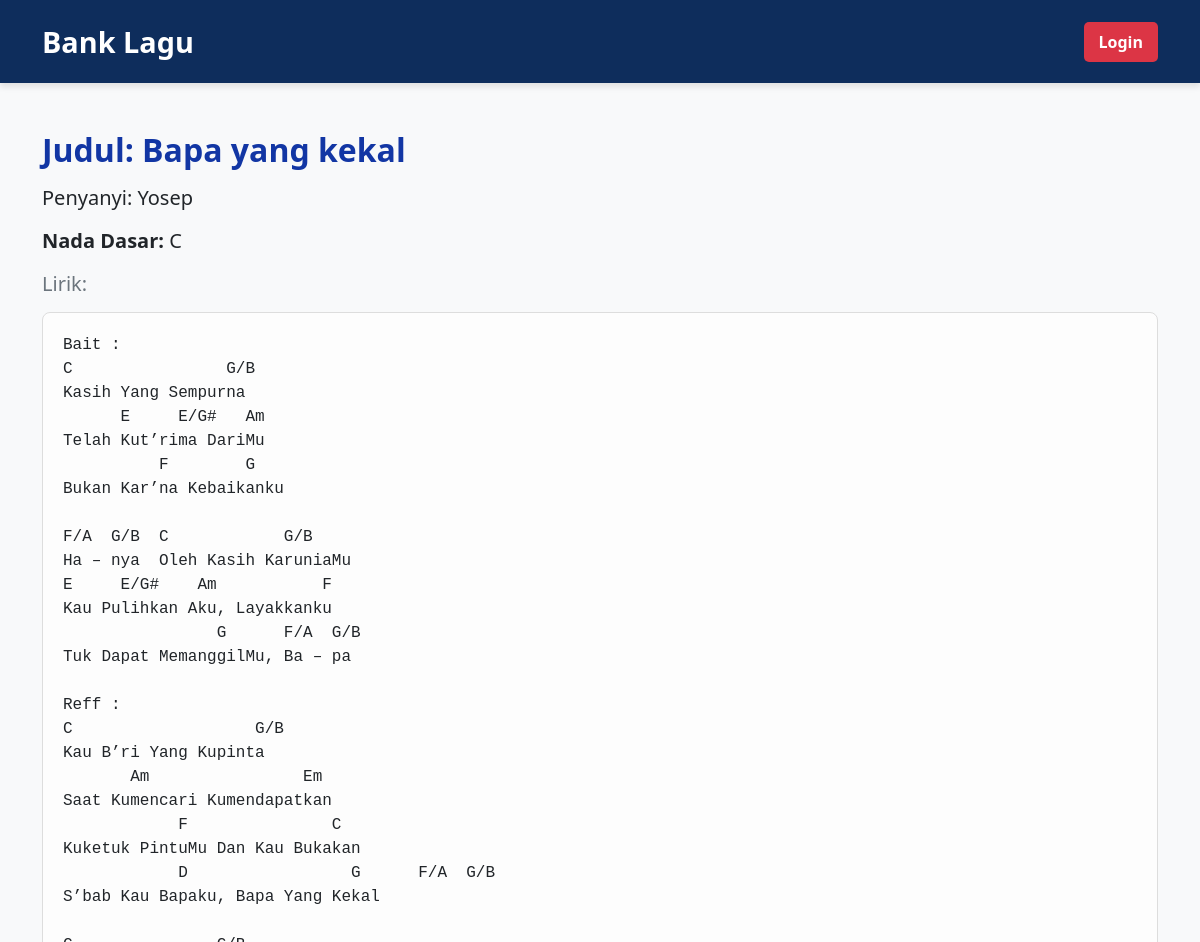
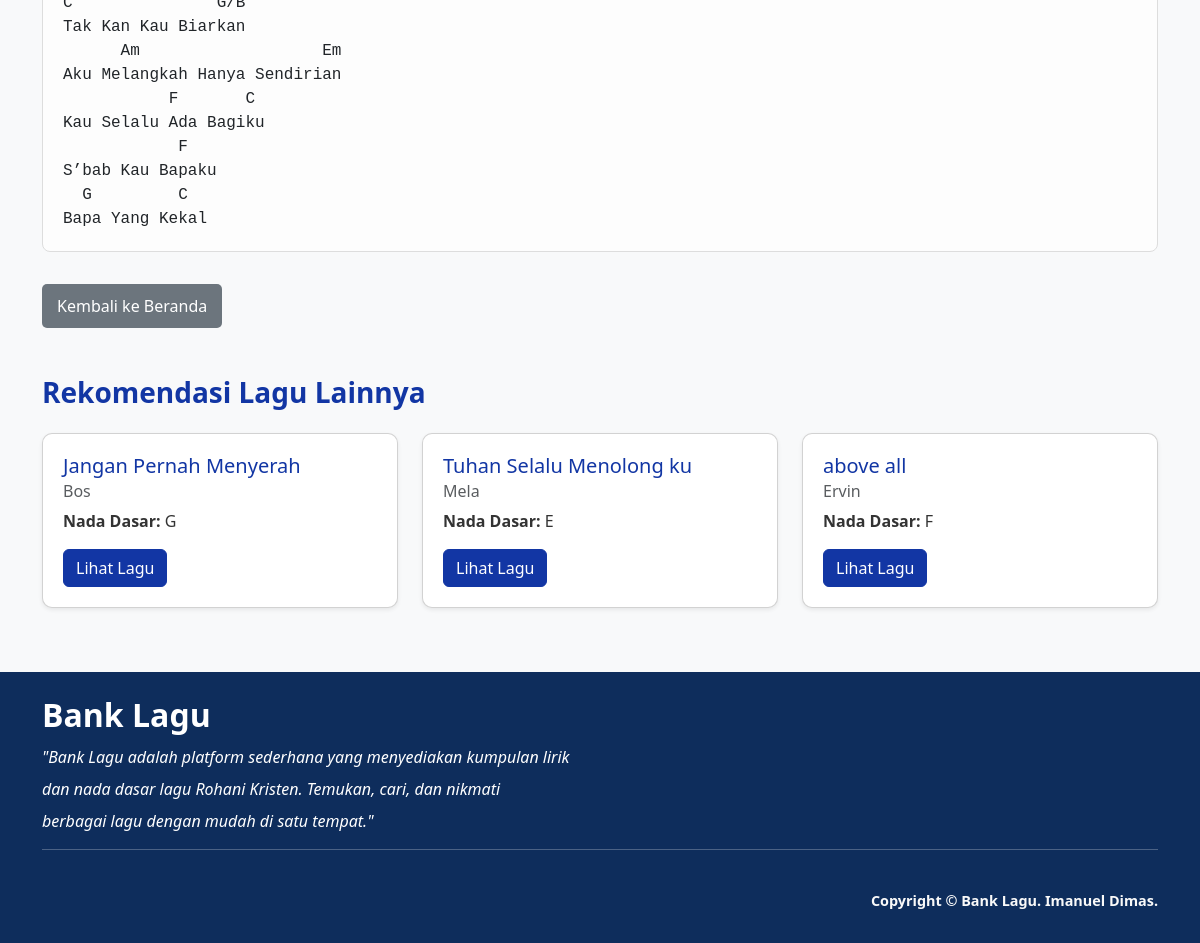
The page /lagu.php?id=18 on the database its author committed (2 pictures, top to bottom).
### tables this page shows
CREATE TABLE `lagu` (
  `id` int NOT NULL,
  `judul` varchar(100) NOT NULL,
  `penyanyi` varchar(100) NOT NULL,
  `lirik` text NOT NULL,
  `nada_dasar` varchar(20) NOT NULL,
  `created_at` timestamp NULL DEFAULT CURRENT_TIMESTAMP
);

### lagu.php (the view, shortened to what this page needs)
<?php
include './admin/koneksi.php';
if (isset($_GET['id'])) {
    $id = $_GET['id'];
    $query = "SELECT * FROM lagu WHERE id='$id'";
    $result = mysqli_query($conn, $query);
    $lagu = mysqli_fetch_assoc($result);
} else {
    echo "<div class='alert alert-danger'>ID lagu tidak ditemukan!</div>";
    exit();
}
$rekomendasi_query = "SELECT * FROM lagu WHERE id != '$id' LIMIT 3";
$rekomendasi_result = mysqli_query($conn, $rekomendasi_query);
?>
<!DOCTYPE html>
<html lang="en">
<head>
    <link href="https://cdn.jsdelivr.net/npm/bootstrap@5.3.0/dist/css/bootstrap.min.css" rel="stylesheet">
    <link rel="stylesheet" href="lagu.css">
</head>
<body>
<nav class="navbar navbar-expand-lg navbar-dark">
    <div class="container">
        <a class="navbar-brand" href="index.php">Bank Lagu</a>
        <div class="collapse navbar-collapse" id="navbarNav">
            <a href="./admin/admin_login.php" class="btn btn-danger">Login</a>
        </div>
    </div>
</nav>
<div class="container mt-5">
    <h2 class="mb-3 lagu-title">Judul: <?php echo htmlspecialchars($lagu['judul']); ?></h2>
    <h4 class="mb-3 lagu-info">Penyanyi: <?php echo htmlspecialchars($lagu['penyanyi']); ?></h4>
    <p class="mb-3 lagu-info"><strong>Nada Dasar:</strong> <?php echo htmlspecialchars($lagu['nada_dasar']); ?></p>
    <h5 class="mb-3 text-secondary">Lirik:</h5>
    <pre class="lirik-box"><?php echo htmlspecialchars($lagu['lirik']); ?></pre>
    <a href="index.php" class="btn btn-back mt-3">Kembali ke Beranda</a>
    <h3 class="mt-5 rekomendasi-title">Rekomendasi Lagu Lainnya</h3>
    <div class="row mt-4 rekomendasi-row">
    <?php while ($rekomendasi = mysqli_fetch_assoc($rekomendasi_result)) { ?>
        <div class="col-md-4 mb-3">
            <div class="card shadow-sm rekomendasi-card">
                <div class="card-body">
                    <h5 class="card-title"><?php echo htmlspecialchars($rekomendasi['judul']); ?></h5>
                    <h6 class="card-subtitle mb-2 text-muted"><?php echo htmlspecialchars($rekomendasi['penyanyi']); ?></h6>
                    <p class="card-text"><strong>Nada Dasar:</strong> <?php echo htmlspecialchars($rekomendasi['nada_dasar']); ?></p>
                    <a href="lagu.php?id=<?php echo $rekomendasi['id']; ?>" class="btn btn-primary">Lihat Lagu</a>
                </div>
            </div>
        </div>
        <?php } ?>
    </div>
</div>
<footer class=" text-white py-4 mt-5">
    <div class="container">
        <h3>Bank Lagu</h3>
        <p>"Bank Lagu adalah platform sederhana yang menyediakan kumpulan lirik</p>
        <p> dan nada dasar lagu Rohani Kristen. Temukan, cari, dan nikmati </p>
        <p>berbagai lagu dengan mudah di satu tempat."</p>
        <hr>
        <div class="d-flex justify-content-end pt-4 flex-column flex-md-row">
        <p class="copyright">Copyright &copy; <span id="year"></span> Bank Lagu. Imanuel Dimas.</p>
        </div>
    </div>
</footer>
</body>
</html>

### lagu.css (style rules this page uses)
body { background-color: #f8f9fa; }
.navbar { background-color: #0e2d5c !important; padding: 15px 0; box-shadow: 0px 4px 6px rgba(0, 0, 0, 0.1); position: -webkit-sticky; position: sticky; top: 0; z-index: 1000; }
.navbar-brand { font-size: 1.8rem; font-weight: bold; color: #fff !important; }
.btn-danger { background-color: #dc3545; border: none; padding: 8px 15px; font-weight: bold; border-radius: 5px; transition: 0.3s; }
.lagu-title { font-size: 2rem; color: #1236a4; font-weight: bold; margin-bottom: 1rem; }
.lagu-info { font-size: 1.25rem; margin-bottom: 0.75rem; }
.lirik-box { background-color: #fefefed1; padding: 20px; border-radius: 8px; border: 1px solid #ddd; font-family: "Courier New", Courier, monospace; white-space: pre-wrap; word-wrap: break-word; font-size: 1rem; }
.btn-back { background-color: #6c757d; color: white; border: none; padding: 10px 15px; text-decoration: none; border-radius: 5px; transition: background-color 0.3s ease; }
.rekomendasi-title { font-size: 1.75rem; color: #1236a4; font-weight: bold; margin-bottom: 1rem; }
.rekomendasi-card { border-radius: 10px; box-shadow: 0 4px 10px rgba(0, 0, 0, 0.1); overflow: hidden; }
.rekomendasi-card .card-body { padding: 20px; }
.rekomendasi-card .card-title { font-size: 1.25rem; color: #1236a4; }
.rekomendasi-card .card-subtitle { font-size: 1rem; color: #6c757d; }
.rekomendasi-card .card-text { font-size: 1rem; color: #333; }
.rekomendasi-card .btn-primary { background-color: #1236a4; border-color: #1236a4; }
.rekomendasi-row { margin-top: 2rem; }
footer { background-color: #0e2d5c; color: white; padding: 20px 0; position: relative; bottom: 0; width: 100%; }
footer h3 { font-size: 2rem; margin-bottom: 10px; font-weight: bold; }
footer p { font-size: 1rem; font-style: italic; margin-bottom: 8px; }
footer .copyright { color: #f9f9f9; font-size: 0.9rem; font-style: normal; font-weight: bolder; }

### rows shown on the page
lagu: judul "Bapa yang kekal", penyanyi "Yosep", nada_dasar "C", lirik "Bait : C G/B Kasih Yang Sempurna E E/G# Am Telah Kut’rima DariMu F G Bukan Kar’na Kebaikanku F/A G/B C G/B Ha – nya Oleh Kasih KaruniaMu E E/G# Am F Kau Pulihkan Aku, Layakkanku G F/A G/B Tuk Dapat MemanggilMu, Ba – pa Reff : C G/B Kau B’ri Yang Kupinta Am Em Saat Kumencari Kumendapatkan F C Kuketuk PintuMu Dan Kau Bukakan D G F/A G/B S’bab Kau Bapaku, Bapa Yang Kekal C G/B Tak Kan Kau Biarkan Am Em Aku Melangkah Hanya Sendirian F C Kau Selalu Ada Bagiku F S’bab Kau Bapaku G C Bapa Yang Kekal"
lagu: judul "Jangan Pernah Menyerah", penyanyi "Bos", nada_dasar "G"
lagu: judul "Tuhan Selalu Menolong ku", penyanyi "Mela", nada_dasar "E"
lagu: judul "above all", penyanyi "Ervin", nada_dasar "F"
